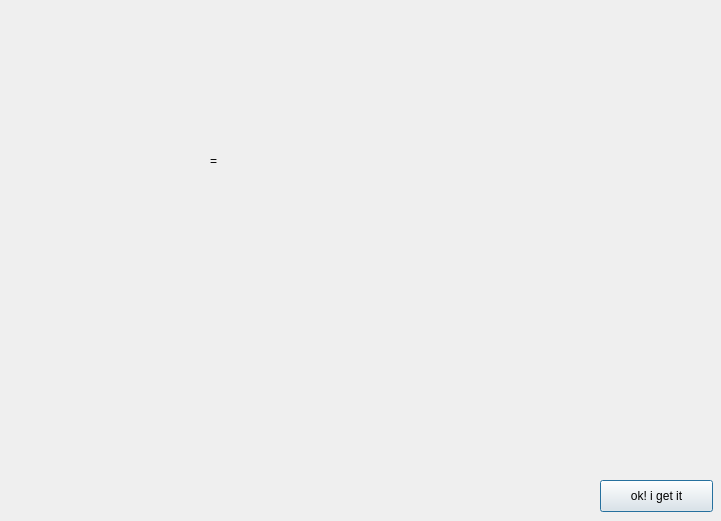
<?xml version="1.0" encoding="UTF-8"?>
<ui version="4.0">
 <class>introdialog</class>
 <widget class="QDialog" name="introdialog">
  <property name="geometry">
   <rect>
    <x>0</x>
    <y>0</y>
    <width>721</width>
    <height>521</height>
   </rect>
  </property>
  <property name="windowTitle">
   <string>Dialog</string>
  </property>
  <widget class="QLabel" name="label">
   <property name="geometry">
    <rect>
     <x>210</x>
     <y>140</y>
     <width>121</width>
     <height>41</height>
    </rect>
   </property>
   <property name="text">
    <string>=</string>
   </property>
  </widget>
  <widget class="QPushButton" name="pushButton">
   <property name="geometry">
    <rect>
     <x>600</x>
     <y>480</y>
     <width>113</width>
     <height>32</height>
    </rect>
   </property>
   <property name="text">
    <string>ok! i get it</string>
   </property>
  </widget>
 </widget>
 <resources/>
 <connections/>
</ui>
